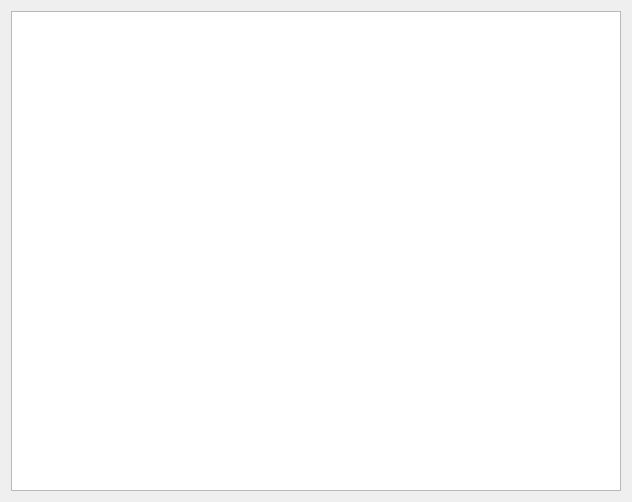
<?xml version="1.0" encoding="UTF-8"?>
<ui version="4.0">
 <class>CStatisticsWidget</class>
 <widget class="QWidget" name="CStatisticsWidget">
  <property name="geometry">
   <rect>
    <x>0</x>
    <y>0</y>
    <width>632</width>
    <height>502</height>
   </rect>
  </property>
  <property name="windowTitle">
   <string>Form</string>
  </property>
  <layout class="QHBoxLayout" name="horizontalLayout">
   <item>
    <layout class="QVBoxLayout" name="verticalLayout">
     <item>
      <widget class="QTableView" name="StatisticsView"/>
     </item>
    </layout>
   </item>
  </layout>
 </widget>
 <resources/>
 <connections/>
</ui>
